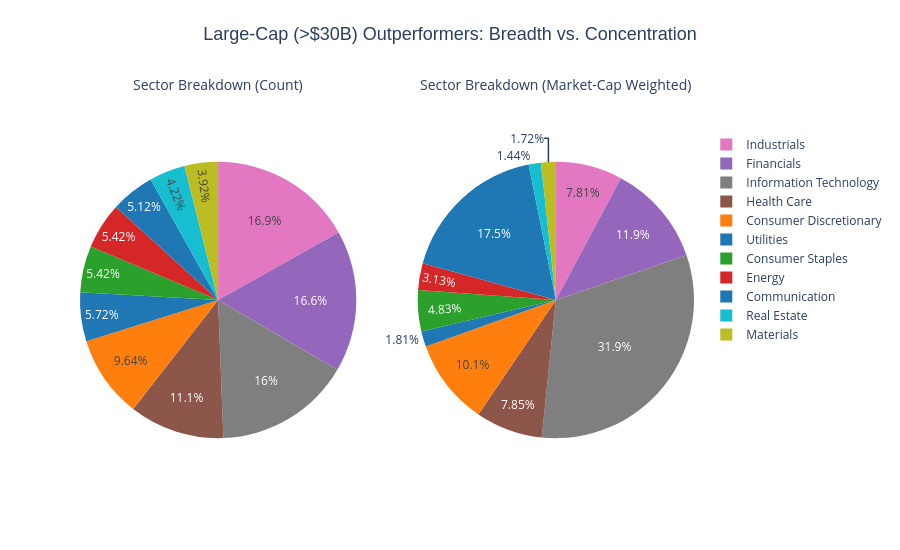

Source (notebook cell):
### Code cell
# 1. Calculate aggregates
sector_counts = df_results['Sector'].value_counts().reset_index()
sector_counts.columns = ['Sector', 'Count']

# Sort by Count (Descending) to establish the master order
sector_counts = sector_counts.sort_values(by='Count', ascending=False)
ordered_sectors = sector_counts['Sector'].tolist()

# 2. Calculate Market Cap Weights and force it into the exact same order
sector_weights = df_results.groupby('Sector')['Market Cap'].sum().reset_index()
sector_weights.columns = ['Sector', 'Total Market Cap']
# Reindex to match the Count order
sector_weights = sector_weights.set_index('Sector').reindex(ordered_sectors).reset_index()

# 2. Define a consistent master color palette for ALL possible sectors

all_sectors = sector_daily.columns
colors = list(mcolors.TABLEAU_COLORS.values()) 
master_palette = {sector: colors[i % len(colors)] for i, sector in enumerate(all_sectors)}

# 3. Apply the consistent master palette based on the ordered list
colors_mapped = [master_palette.get(sec, '#333333') for sec in ordered_sectors]

# Create side-by-side pie charts
fig = make_subplots(rows=1, cols=2, specs=[[{'type': 'domain'}, {'type': 'domain'}]],
                    subplot_titles=['Sector Breakdown (Count)', 'Sector Breakdown (Market-Cap Weighted)'])

# Pie 1: Count (Sorted largest to smallest)
fig.add_trace(go.Pie(labels=sector_counts['Sector'], values=sector_counts['Count'], 
                     marker=dict(colors=colors_mapped), name='Count',
                     sort=False, # Disable Plotly's auto-sort so it uses our dataframe order
                     direction='clockwise', # Start at 12 o'clock and go clockwise
                     hovertemplate="<b>%{label}</b><br>Count: %{value}<br>Share: %{percent}<extra></extra>"),
              1, 1)

# Pie 2: Market Cap Weighted (Forced into the same slice order as Pie 1)
fig.add_trace(go.Pie(labels=sector_weights['Sector'], values=sector_weights['Total Market Cap'], 
                     marker=dict(colors=colors_mapped), name='Notional',
                     sort=False, # Must be False to maintain the parallel order
                     direction='clockwise',
                     hovertemplate="<b>%{label}</b><br>Market Cap: $%{value:,.0f}<br>Share: %{percent}<extra></extra>"),
              1, 2)

fig.update_layout(
    title={
        'text': "Large-Cap (>$30B) Outperformers: Breadth vs. Concentration",
        'y': 0.95,               # Vertical position (0 to 1)
        'x': 0.5,                # Horizontal center
        'xanchor': 'center',     # Anchor the text at the center
        'yanchor': 'top',
        'font': dict(size=18, family="Arial, bold")
    },
    margin=dict(t=130),          # Increase top margin to give titles room to breathe
    height=550                   # Slightly taller to accommodate the gaps
)

# Move subplot titles (Subtitles) slightly higher
# This loop looks for the annotations created by 'subplot_titles'
for annotation in fig.layout.annotations:
    annotation.y += 0.10         # Increase this value to move subtitles further up
    annotation.font.size = 14    # Optional: adjust subtitle font size if needed

fig.show()

### Figure 1 — Plotly figure (JSON) as saved in the notebook; plotly's stock layout.template omitted (floating-point values rounded to 4 significant figures)
{"data": [{"direction": "clockwise", "domain": {"x": [0, 0.45], "y": [0, 1]}, "hovertemplate": "<b>%{label}</b><br>Count: %{value}<br>Share: %{percent}<extra></extra>", "labels": ["Industrials", "Financials", "Information Technology", "Health Care", "Consumer Discretionary", "Utilities", "Consumer Staples", "Energy", "Communication", "Real Estate", "Materials"], "marker": {"colors": ["#e377c2", "#9467bd", "#7f7f7f", "#8c564b", "#ff7f0e", "#1f77b4", "#2ca02c", "#d62728", "#1f77b4", "#17becf", "#bcbd22"]}, "name": "Count", "sort": false, "type": "pie", "values": [56, 55, 53, 37, 32, 19, 18, 18, 17, 14, 13]}, {"direction": "clockwise", "domain": {"x": [0.55, 1], "y": [0, 1]}, "hovertemplate": "<b>%{label}</b><br>Market Cap: $%{value:,.0f}<br>Share: %{percent}<extra></extra>", "labels": ["Industrials", "Financials", "Information Technology", "Health Care", "Consumer Discretionary", "Utilities", "Consumer Staples", "Energy", "Communication", "Real Estate", "Materials"], "marker": {"colors": ["#e377c2", "#9467bd", "#7f7f7f", "#8c564b", "#ff7f0e", "#1f77b4", "#2ca02c", "#d62728", "#1f77b4", "#17becf", "#bcbd22"]}, "name": "Notional", "sort": false, "type": "pie", "values": [5149867298816, 7874570643456, 21016724774912, 5174369110016, 6627862505472, 1192160739328, 3181705549824, 2064380264448, 11568469352448, 950906501120, 1134482370560]}], "layout": {"annotations": [{"font": {"size": 14}, "showarrow": false, "text": "Sector Breakdown (Count)", "x": 0.225, "xanchor": "center", "xref": "paper", "y": 1.1, "yanchor": "bottom", "yref": "paper"}, {"font": {"size": 14}, "showarrow": false, "text": "Sector Breakdown (Market-Cap Weighted)", "x": 0.775, "xanchor": "center", "xref": "paper", "y": 1.1, "yanchor": "bottom", "yref": "paper"}], "height": 550, "margin": {"t": 130}, "title": {"font": {"family": "Arial, bold", "size": 18}, "text": "Large-Cap (>$30B) Outperformers: Breadth vs. Concentration", "x": 0.5, "xanchor": "center", "y": 0.95, "yanchor": "top"}}}
